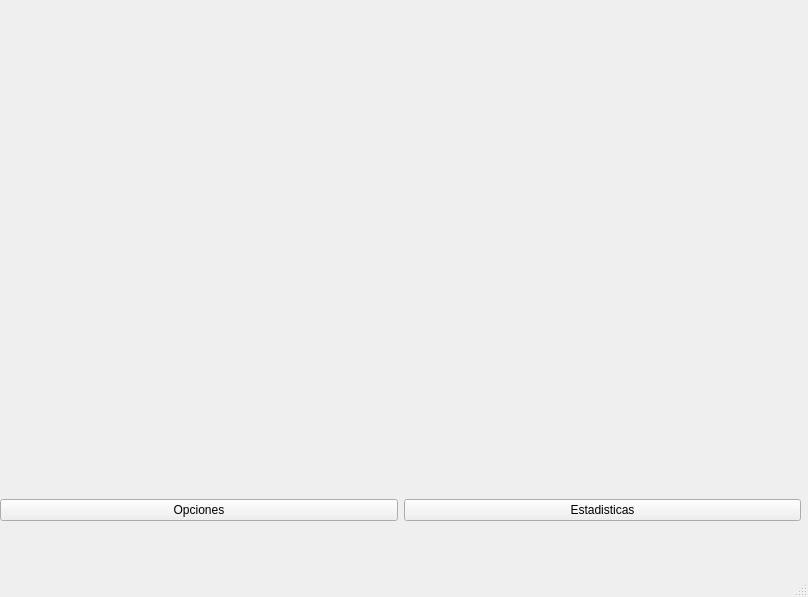
<?xml version="1.0" encoding="UTF-8"?>
<ui version="4.0">
 <class>MainWindow</class>
 <widget class="QMainWindow" name="MainWindow">
  <property name="geometry">
   <rect>
    <x>0</x>
    <y>0</y>
    <width>808</width>
    <height>597</height>
   </rect>
  </property>
  <property name="windowTitle">
   <string>MainWindow</string>
  </property>
  <property name="iconSize">
   <size>
    <width>3000</width>
    <height>24</height>
   </size>
  </property>
  <widget class="QWidget" name="centralwidget">
   <widget class="QWidget" name="horizontalLayoutWidget">
    <property name="geometry">
     <rect>
      <x>0</x>
      <y>470</y>
      <width>801</width>
      <height>80</height>
     </rect>
    </property>
    <layout class="QHBoxLayout" name="horizontalLayout">
     <property name="sizeConstraint">
      <enum>QLayout::SetDefaultConstraint</enum>
     </property>
     <item>
      <widget class="QPushButton" name="pushButton_3">
       <property name="text">
        <string>Opciones</string>
       </property>
      </widget>
     </item>
     <item>
      <widget class="QPushButton" name="pushButton_2">
       <property name="text">
        <string>Estadisticas</string>
       </property>
      </widget>
     </item>
    </layout>
   </widget>
  </widget>
  <widget class="QMenuBar" name="menubar">
   <property name="geometry">
    <rect>
     <x>0</x>
     <y>0</y>
     <width>808</width>
     <height>20</height>
    </rect>
   </property>
  </widget>
  <widget class="QStatusBar" name="statusbar"/>
 </widget>
 <resources/>
 <connections>
  <connection>
   <sender>pushButton_3</sender>
   <signal>clicked()</signal>
   <receiver>MainWindow</receiver>
   <slot>inicio()</slot>
   <hints>
    <hint type="sourcelabel">
     <x>213</x>
     <y>523</y>
    </hint>
    <hint type="destinationlabel">
     <x>93</x>
     <y>57</y>
    </hint>
   </hints>
  </connection>
  <connection>
   <sender>pushButton_2</sender>
   <signal>clicked()</signal>
   <receiver>MainWindow</receiver>
   <slot>informacion()</slot>
   <hints>
    <hint type="sourcelabel">
     <x>601</x>
     <y>526</y>
    </hint>
    <hint type="destinationlabel">
     <x>93</x>
     <y>57</y>
    </hint>
   </hints>
  </connection>
 </connections>
 <slots>
  <slot>inicio()</slot>
  <slot>informacion()</slot>
 </slots>
</ui>
